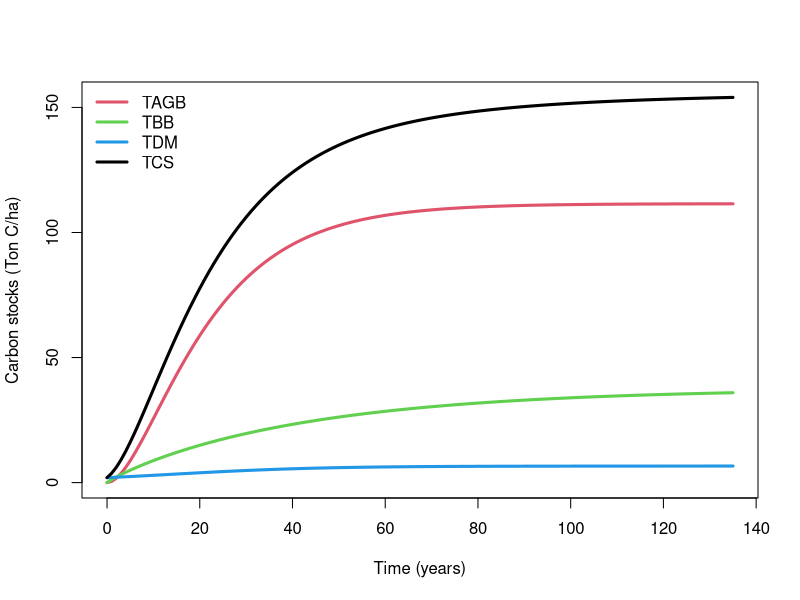
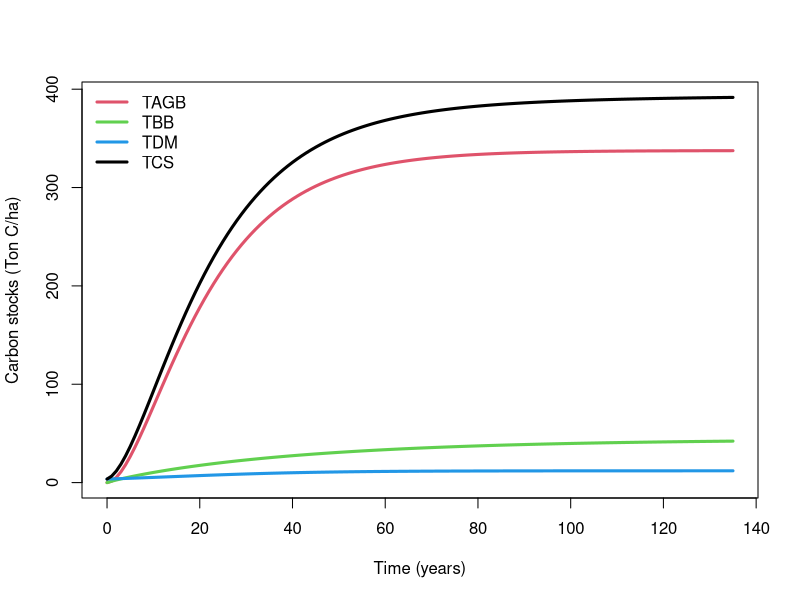

Write R code to recreate these figures, in order.
# Forest model from Sierra et al. 2012 without the soil compartment

TCS_model <- function(t) {
  TAGB <- 111.51 * (1 - exp(-0.064 * t))^1.964
  TBB <- 37.665 * (1 - exp(-0.022 * t))^0.897
  TDM <- 6.615 / (1 + 2.363 * exp(-0.062 * t))
  TCS <- TAGB + TBB + TDM
  return(data.frame(
    t = t,
    TAGB = TAGB,
    TBB = TBB,
    TDM = TDM,
    TCS = TCS
  ))
}

# Create a time series (e.g., from 0 to 100 in steps of 1)
time_series <- seq(0, 135, by = 1)

# Simulate the model for the time series
TCS_values <- TCS_model(time_series)

# Plot the results
matplot(TCS_values$t,TCS_values[,2:5], type="l", lty=1,lwd=3, col=c(2:4,1),ylim=c(0,max(TCS_values)), 
        ylab="Carbon stocks (Ton C/ha)", xlab="Time (years)")
legend("topleft",c("TAGB", "TBB","TDM","TCS"),lty=1,col=c(2:4,1), lwd=3, bty="n")

#################################################################
# Let's try now with values for Eucalyptus plantations in Hawai'i
AGB=337.6 # use the lidar data obtained by Hayley
BGB=mean(c(22.4, 66)) # Reeves 2012 thesis and Selments et al. 2017
DM=12 # Reeves 2012 thesis

TCS_model2 <- function(t) {
  TAGB <- AGB * (1 - exp(-0.064 * t))^1.964
  TBB <- BGB * (1 - exp(-0.022 * t))^0.897
  TDM <- DM / (1 + 2.363 * exp(-0.062 * t))
  TCS <- TAGB + TBB + TDM
  return(data.frame(
    t = t,
    TAGB = TAGB,
    TBB = TBB,
    TDM = TDM,
    TCS = TCS
  ))
}

TCS_values2 <- TCS_model2(time_series)

# Plot the results
matplot(TCS_values2$t,TCS_values2[,2:5], type="l", lty=1,lwd=3, col=c(2:4,1),ylim=c(0,max(TCS_values2)), 
        ylab="Carbon stocks (Ton C/ha)", xlab="Time (years)")
legend("topleft",c("TAGB", "TBB","TDM","TCS"),lty=1,col=c(2:4,1), lwd=3, bty="n")
